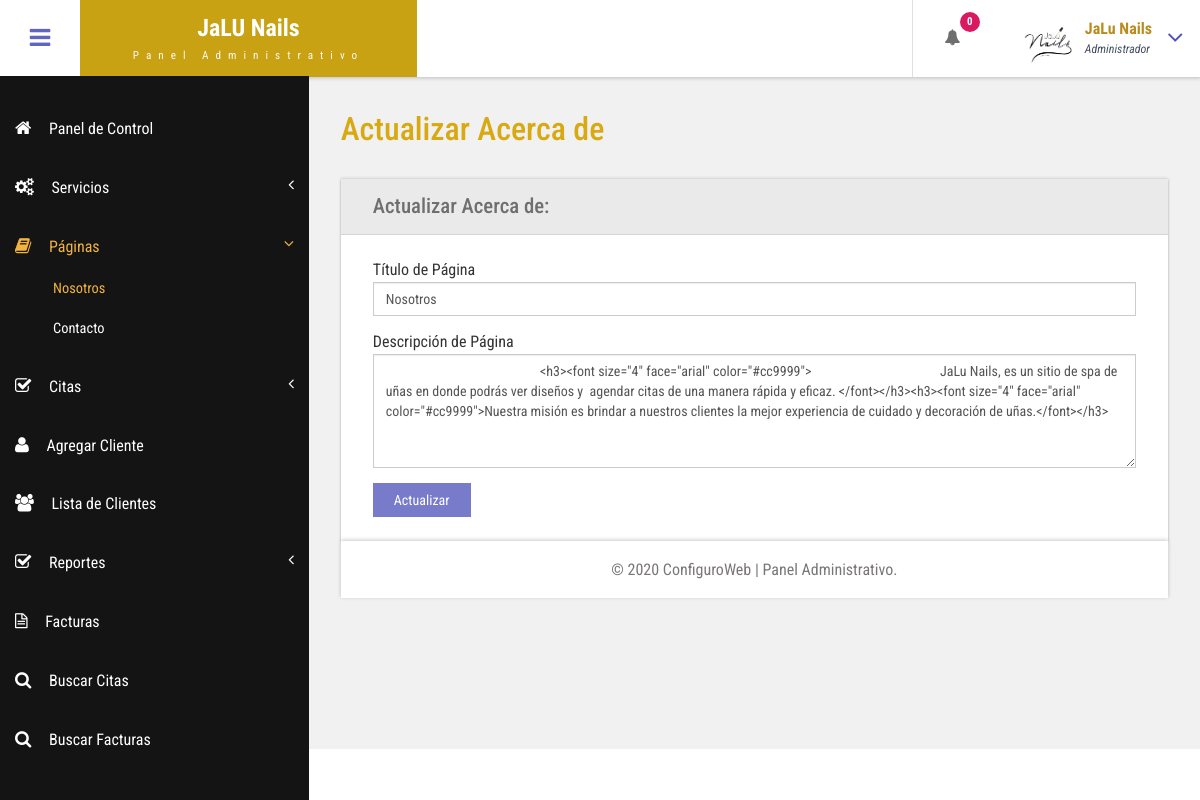
Screenshot of /admin/about-us.php (signed in) with the database file from the repository.
### tables this page shows
CREATE TABLE `tblpage` (
  `ID` int(10) NOT NULL,
  `PageType` varchar(200) DEFAULT NULL,
  `PageTitle` mediumtext DEFAULT NULL,
  `PageDescription` mediumtext DEFAULT NULL,
  `Email` varchar(200) DEFAULT NULL,
  `MobileNumber` bigint(10) DEFAULT NULL,
  `UpdationDate` date DEFAULT NULL,
  `Timing` varchar(200) NOT NULL
);

### admin/about-us.php (the view, shortened to what this page needs)
<?php
include('includes/dbconnection.php');
if (strlen($_SESSION['bpmsaid']==0)) {
  header('location:logout.php');
  } else{
  ?>
<!DOCTYPE HTML>
<html>
<head>
<link href="css/bootstrap.css" rel='stylesheet' type='text/css' />
<link href="css/style.css" rel='stylesheet' type='text/css' />
<link href="css/font-awesome.css" rel="stylesheet">
<link href="css/animate.css" rel="stylesheet" type="text/css" media="all">
<link href="css/custom.css" rel="stylesheet">
</head>
<body class="cbp-spmenu-push">
	<div class="main-content">
		 <?php include_once('includes/sidebar.php');?>
	 <?php include_once('includes/header.php');?>
		<div id="page-wrapper">
			<div class="main-page">
				<div class="forms">
					<h3 class="title1">Actualizar Acerca de</h3>
					<div class="form-grids row widget-shadow" data-example-id="basic-forms">
						<div class="form-title">
							<h4>Actualizar Acerca de:</h4>
						</div>
						<div class="form-body">
							<form method="post">
  <?php
$ret=mysqli_query($con,"select * from  tblpage where PageType='aboutus'");
while ($row=mysqli_fetch_array($ret)) {
?>
							 <div class="form-group"> <label for="exampleInputEmail1">Título de Página</label> <input type="text" class="form-control" name="pagetitle" id="pagetitle" value="<?php  echo $row['PageTitle'];?>" required="true"> </div> <div class="form-group"> <label for="exampleInputPassword1">Descripción de Página</label> <textarea name="pagedes" id="pagedes" rows="5" class="form-control">
        <?php  echo $row['PageDescription'];?></textarea> </div>
							 <?php } ?>
							  <button type="submit" name="submit" class="btn btn-default">Actualizar</button> </form>
						</div>
					</div>
			</div>
		</div>
		 <?php include_once('includes/footer.php');?>
	</div>
</body>
</html>
<?php } ?>

### admin/includes/header.php (shortened to what this page needs)
<div class="sticky-header header-section ">
      <div class="header-left">
        <button id="showLeftPush"><i class="fa fa-bars"></i></button>
        <div class="logo">
          <a href="index.php">
            <h1>JaLU Nails</h1>
            <span>Panel Administrativo</span>
          </a>
        </div>
      </div>
      <div class="header-right">
        <div class="profile_details_left">
          <ul class="nofitications-dropdown">
            <?php
$ret1=mysqli_query($con,"select ID,Name from  tblappointment where Status=''");
$num=mysqli_num_rows($ret1);
?>
            <li class="dropdown head-dpdn">
              <a href="#" class="dropdown-toggle" data-toggle="dropdown" aria-expanded="false"><i class="fa fa-bell"></i><span class="badge blue"><?php echo $num;?></span></a>
            </li>
          </ul>
          <div class="clearfix"> </div>
        </div>
        <div class="profile_details">
        <?php
$adid=$_SESSION['bpmsaid'];
$ret=mysqli_query($con,"select AdminName from tbladmin where ID='$adid'");
$row=mysqli_fetch_array($ret);
$name=$row['AdminName'];
?>
          <ul>
            <li class="dropdown profile_details_drop">
              <a href="#" class="dropdown-toggle" data-toggle="dropdown" aria-expanded="false">
                <div class="profile_img">
                  <span class="prfil-img"><img src="images/logo_jalu.png" alt="" width="50" height="60"> </span>
                  <div class="user-name">
                    <p><?php echo $name; ?></p>
                    <span>Administrador</span>
                  </div>
                  <i class="fa fa-angle-down lnr"></i>
                  <div class="clearfix"></div>
                </div>
              </a>
            </li>
          </ul>
        </div>
      </div>
      <div class="clearfix"> </div>
    </div>

### admin/css/style.css (style rules this page uses)
h4, h5, h6, h1, h2, h3 { margin: 0; }
ul, ol { margin: 0; }
p { margin: 0; }
html, body { font-family: 'Roboto Condensed', sans-serif; font-size: 100%; overflow-x: hidden; background: #fff; }
body a { transition: 0.5s all ease; -webkit-transition: 0.5s all ease; -moz-transition: 0.5s all ease; -o-transition: 0.5s all ease; -ms-transition: 0.5s all ease; text-decoration:none; }
h1,h2,h3,h4,h5,h6 { margin:0; }
p { margin:0; }
ul,label { margin:0; padding:0; }
.main-content { position: relative; }
.sticky-header { position: fixed; top: 0; left:0px; width: 100%; z-index: 100; }
.header-section { background:#FFF; box-shadow: 1px 1px 4px rgba(0, 0, 0, 0.21); -webkit-box-shadow: 1px 1px 4px rgba(0, 0, 0, 0.21); -moz-box-shadow: 1px 1px 4px rgba(0, 0, 0, 0.21); -o-box-shadow: 1px 1px 4px rgba(0, 0, 0, 0.21); }
.header-section::after { clear: both; display: block; content: ''; }
.header-left { float: left; width: 45%; }
.header-right { float: right; }
button#showLeftPush { font-size: 1.5em; width: 80px; padding: 0.87em 0; text-align: center; cursor: pointer; float: left; color: #6F6F6F; -moz-transition: all 0.2s ease-out 0s; -webkit-transition: all 0.2s ease-out 0s; transition: all 0.2s ease-out 0s; border: none; background-color: #fff; outline:none; }
.cbp-spmenu-push { overflow-x: hidden; position: relative; }
.cbp-spmenu, .cbp-spmenu-push { -webkit-transition: all 0.3s ease; -moz-transition: all 0.3s ease; transition: all 0.3s ease; }
.cbp-spmenu-push div#page-wrapper { margin: 0 0 0 19.3em; transition:.5s all; -webkit-transition:.5s all; -moz-transition:.5s all; }
.fa { display: inline-block; font-family: FontAwesome; font-style: normal; font-weight: normal; line-height: 1; -webkit-font-smoothing: antialiased; -moz-osx-font-smoothing: grayscale; }
.logo { background: #c9a213; text-align: center; float: left; }
.logo a { padding: 0.9em 3.3em .7em; display: block; text-decoration: none; }
.logo a h1 { color: #fff; font-size: 1.5em; line-height: 1.2em; font-weight: 700; }
.logo a span { color: #F8F8F8; font-size: .7em; text-align: center; letter-spacing: 7px; }
.profile_details_left { float: left; }
li.dropdown.head-dpdn { display: inline-block; padding: 1.7em 0; border-left: 1px solid #E0E0E0; float: left; }
li.dropdown.head-dpdn a.dropdown-toggle { padding: 1.7em 2em; }
i.fa.fa-bell { color:#6F6F6F; }
.header-right span.badge { font-size: 11px; font-weight: bold; color: #FFF; background: #8BC34A; line-height: 15px; width: 20px; height: 20px; border-radius: 2em; -webkit-border-radius: 2em; -moz-border-radius: 2em; -o-border-radius: 2em; text-align: center; display: inline-block; position: absolute; top: 16%; padding: 2px 0 0; }
.header-right span.blue { background-color:#D81B60; }
.profile_details { float: right; }
.profile_details_drop a.dropdown-toggle { display:block; padding: 0.8em 3em 0 2em; }
.profile_img span.prfil-img { float:left; }
.user-name { float:left; margin-top:8px; margin-left:11px; height:35px; }
.profile_details ul li { list-style-type:none; position:relative; }
.profile_details li a i.fa.lnr { position: absolute; top: 34%; right: 8%; color: #4F52BA; font-size: 1.6em; }
.user-name p { font-size:1em; color:#ba8c1f; line-height:1em; font-weight:700; }
.user-name span { font-size: .75em; font-style: italic; color: #424f63; font-weight: normal; margin-top: .3em; }
.charts,.row { margin: 2em 0 0; }
.widget-shadow { background-color: #fff; box-shadow: 0 -1px 3px rgba(0,0,0,.12),0 1px 2px rgba(0,0,0,.24); -webkit-box-shadow: 0 -1px 3px rgba(0,0,0,.12),0 1px 2px rgba(0,0,0,.24); -moz-box-shadow: 0 -1px 3px rgba(0,0,0,.12),0 1px 2px rgba(0,0,0,.24); }
h3.title1 { font-size: 2em; color: #d8a910; margin-bottom: 0.8em; }
.forms h3.title1 { margin-bottom:0; }
.forms h4 { font-size: 1.3em; color: #6F6F6F; }
.form-title { padding: 1em 2em; background-color: #EAEAEA; border-bottom: 1px solid #D6D5D5; }
.form-body { padding: 1.5em 2em; }
.forms label { font-weight: 400; }
.form-control { border-radius: inherit; }
.forms button.btn.btn-default { background-color: rgba(97, 100, 193, 0.85); color: #fff; padding: .5em 1.5em; border: none; outline:none; border-radius: inherit; }

### admin/css/custom.css (style rules this page uses)
#page-wrapper { padding:7em 2em 2.5em; background-color: #F1F1F1; }

### rows the page displays
tblpage: pagetitle "Nosotros", pagedes "<h3><font size=\"4\" face=\"arial\" color=\"#cc9999\"> JaLu Nails, es un sitio de spa de uñas en donde podrás ver diseños y agendar citas de una manera rápida y eficaz. </font></h3><h3><font size=\"4\" face=\"arial\" color=\"#cc9999\">Nuestra misión es brindar a nuestros clientes la mejor experiencia de cuidado y decoración de uñas.</font></h3>"

### other values shown
$num "0"
$name "JaLu Nails"
